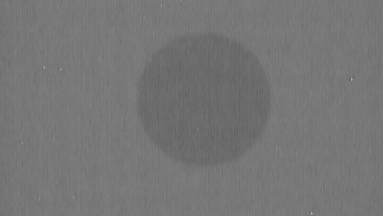
#> input picture ARCS/Cut/10_mean_0.bmp, 383 x 216 px, found by its file name
$ jupyter execute --allow-errors Analyze.ipynb   (shell and % lines are left out)   (older library calls are emulated)
#> lines starting #> are read from the running program, lines starting #| are printed output that depends on the picture; after the words box and inside, x2 and y2 are one past the last pixel; in counts of white or black regions, pixels touching at a corner belong together
[cell 1]
import matplotlib.pyplot as plt
import circle_fit as cf
import numpy as np
import cv2
import os

## Sobel

[cell 2]
os.chdir("/home/mj/HardDisk/Github/NTU/ARCS/img/X-Ray/Case_1/Cut")

## 製作所有可能邊出現之地圖
file = "10_mean_0.bmp"
img = cv2.imread(file,0)
#> img is the input picture: shape (216, 383); min 97, max 183, mean 117.8

laplacian = cv2.Laplacian(img,cv2.CV_64F)
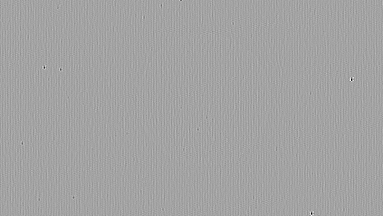
#> laplacian: shape (216, 383) float64; min -164, max 92, mean 0; drawn with min black and max white
sobelx = cv2.Sobel(img,cv2.CV_64F,1,0,ksize=5)
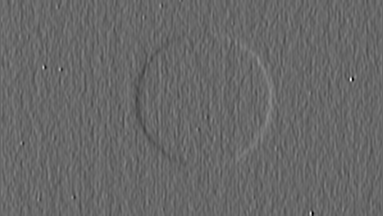
#> sobelx: shape (216, 383) float64; min -1432, max 2063, mean 0.8; drawn with min black and max white
sobely = cv2.Sobel(img,cv2.CV_64F,0,1,ksize=5)
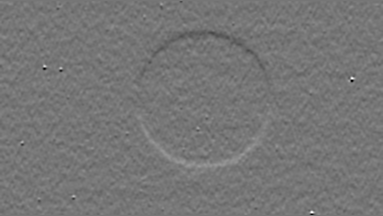
#> sobely: shape (216, 383) float64; min -1089, max 1253, mean -0.2; drawn with min black and max white

plt.subplot(2,2,1),plt.imshow(img,cmap = 'gray')
plt.title('Original'), plt.xticks([]), plt.yticks([])
plt.subplot(2,2,2),plt.imshow(laplacian,cmap = 'gray')
plt.title('Laplacian'), plt.xticks([]), plt.yticks([])
plt.subplot(2,2,3),plt.imshow(sobelx,cmap = 'gray')
plt.title('Sobel X'), plt.xticks([]), plt.yticks([])
plt.subplot(2,2,4),plt.imshow(sobely,cmap = 'gray')
plt.title('Sobel Y'), plt.xticks([]), plt.yticks([])

plt.show()
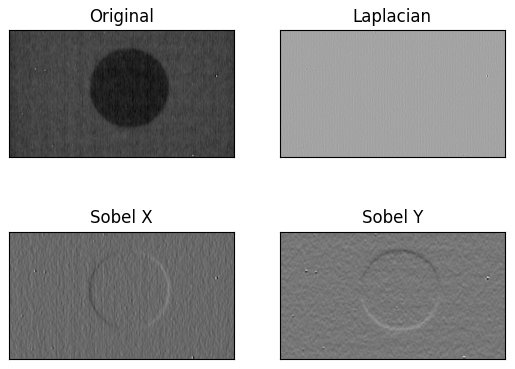
#> figure drawn by matplotlib, 4 panels

## 比較出現 pixel 的現象

[cell 3]
os.chdir("/home/mj/HardDisk/Github/NTU/ARCS/img/X-Ray/New/Case_4")

## 製作所有可能邊出現之地圖
file = "Case_19.bmp"
img = cv2.imread(file,0)
#> (the rest of this cell did not finish here and is left out)

[cell 4]
Map = cv2.imread("/home/mj/HardDisk/Github/NTU/ARCS/Demo/2020.01.14/Case2_Map.bmp")
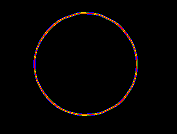
#> input picture ARCS/Demo/2020.01.14/Case2_Map.bmp, 177 x 134 px, found by its file name
#> Map is the input picture: shape (134, 177, 3); mean B, G, R 2.4, 2.5, 4.8
cv2.imshow("Map", Map)
cv2.waitKey(0)
cv2.destroyAllWindows()

## 比較不同 Resolution

[cell 5]
os.chdir("/home/mj/HardDisk/Github/NTU/ARCS/img/X-Ray/Case_1/Cut")
file = "10_mean_80.bmp"
img = cv2.imread(file,0)
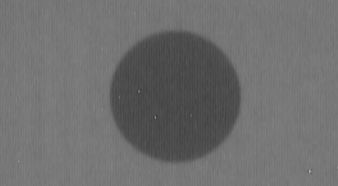
#> input picture ARCS/img/X-Ray/Case_3/Cut/10_mean_80.bmp, 338 x 186 px, found by its file name
#> img is the input picture: shape (186, 338); min 57, max 184, mean 110.2
h,w = img.shape[:2]
#> h = 186; w = 338

resized = cv2.resize(img, (w*2, h*2))
# enchanced = swift_algo(resized)
blur = cv2.GaussianBlur(resized, (11,11), 0)
nlm = cv2.fastNlMeansDenoising(blur, None, 10, 7, 21)
#> (the rest of this cell did not finish here and is left out)

## 測試擴增Edge 試圖建立虛擬連結

### Version 1 移動有問題的點

[cell 6]
# [14 lines left out: function move_edge, not called in this run]

### Versoin 2 直接增加可能的點

[cell 7]
# [10 lines left out: function add_edge, not called in this run]

### Version 3 直接去除問題點

[cell 8]
# [13 lines left out: function del_edge, not called in this run]

## 編輯邊緣

[cell 9]
# [12 lines left out: function edit_edge, not called in this run]

[cell 10]
os.chdir("/home/mj/HardDisk/Github/NTU/ARCS/img/X-Ray/Case_1/Cut")

file = "10_mean_80.bmp"
img = cv2.imread(file,0)
blur = cv2.GaussianBlur(img, (5,5), 0)
#> blur: shape (186, 338)
nlm = cv2.fastNlMeansDenoising(blur, None, 10, 7, 21)
#> nlm: shape (186, 338)
_, otsu = cv2.threshold(nlm, 0, 255, cv2.THRESH_BINARY_INV+cv2.THRESH_OTSU)
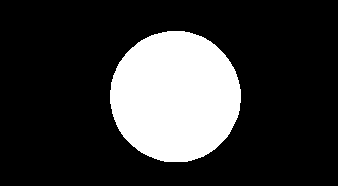
#> otsu: shape (186, 338); 21.4% white; 1 white region, box (x1, y1, x2, y2) and area: (110, 31, 241, 162) 13473
edge = cv2.Canny(otsu, 0, 20)
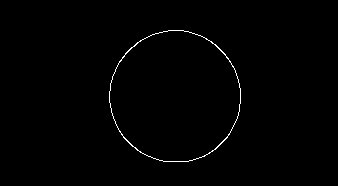
#> edge: shape (186, 338); 0.69% white in thin lines or dots, all inside (x1, y1, x2, y2) = (109, 30, 241, 162)
#> (the rest of this cell did not finish here and is left out)
